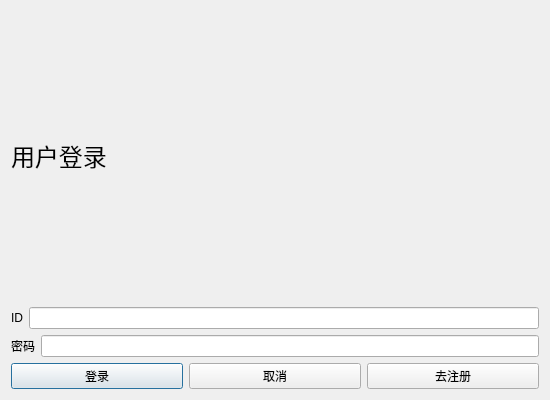
<?xml version="1.0" encoding="UTF-8"?>
<ui version="4.0">
 <class>userlogin</class>
 <widget class="QDialog" name="userlogin">
  <property name="geometry">
   <rect>
    <x>0</x>
    <y>0</y>
    <width>550</width>
    <height>400</height>
   </rect>
  </property>
  <property name="windowTitle">
   <string>Dialog</string>
  </property>
  <layout class="QVBoxLayout" name="verticalLayout">
   <item>
    <widget class="QLabel" name="label">
     <property name="font">
      <font>
       <family>微软雅黑 Light</family>
       <pointsize>18</pointsize>
      </font>
     </property>
     <property name="text">
      <string>用户登录</string>
     </property>
    </widget>
   </item>
   <item>
    <layout class="QHBoxLayout" name="horizontalLayout">
     <item>
      <widget class="QLabel" name="label_2">
       <property name="text">
        <string>ID</string>
       </property>
      </widget>
     </item>
     <item>
      <widget class="QLineEdit" name="userLineEdit"/>
     </item>
    </layout>
   </item>
   <item>
    <layout class="QHBoxLayout" name="horizontalLayout_2">
     <item>
      <widget class="QLabel" name="label_3">
       <property name="text">
        <string>密码</string>
       </property>
      </widget>
     </item>
     <item>
      <widget class="QLineEdit" name="pwdLineEdit">
       <property name="echoMode">
        <enum>QLineEdit::Password</enum>
       </property>
      </widget>
     </item>
    </layout>
   </item>
   <item>
    <layout class="QHBoxLayout" name="horizontalLayout_3">
     <item>
      <widget class="QPushButton" name="loginBtn">
       <property name="text">
        <string>登录</string>
       </property>
      </widget>
     </item>
     <item>
      <widget class="QPushButton" name="exitBtn">
       <property name="text">
        <string>取消</string>
       </property>
      </widget>
     </item>
     <item>
      <widget class="QPushButton" name="pushButton_3">
       <property name="text">
        <string>去注册</string>
       </property>
      </widget>
     </item>
    </layout>
   </item>
  </layout>
 </widget>
 <resources/>
 <connections/>
</ui>
